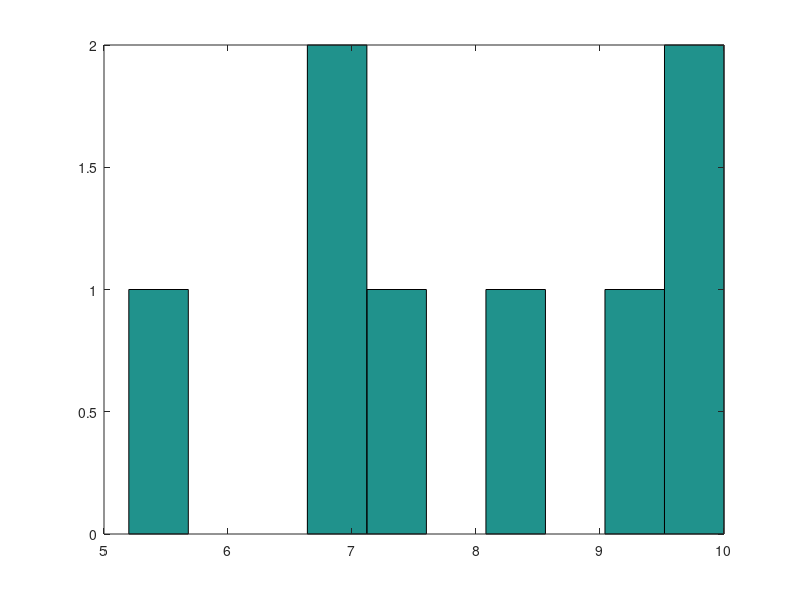

Write the MATLAB code that produced this figure.
% Week 1 Exercise 1 for Phy 177
% Author: Francisco Gonzalez 
% SID: 861077407


% Inputting data given
Homework = [10, 10, 8, 9.5, 3, 9, 0, 6];
Midterm = [10, 10, 10, 10, 8, 5, 10, 7];
FinalProject = [9, 10, 10, 6, 10, 6, 8, 9];

% Set up matrix to put the results in
Grades = zeros(size(Homework));

% Fill up the Grades matrix using the formula G = 0.4*HW + 0.2*Midterm +
% 0.2*Project
for i = 1:length(Grades)
    Grades(i) = Homework(i)*0.4 + Midterm(i)*0.2 + FinalProject(i)*0.4;
end

% Open File called 'ex2.txt' and make it writable
fileID = fopen('ex2.txt','w');

% Print out the grades with two decimals
fprintf(fileID, '%6.2f \n',Grades);

fclose(fileID); % Close file

% Set up the variables for number of failed and outstanding students
nFailedStudents = 0;
nOutstandingStudents = 0;

% Count the number of failed and outstanding students
for i = 1:length(Grades)
    if Grades(i) < 6
        nFailedStudents = nFailedStudents + 1;
    end
    
    if Grades(i) > 9.5
        nOutstandingStudents = nOutstandingStudents + 1;
    end
end

% Print to screan the number of failed and outstanding students
fprintf('Fraction of outstanding students is: %d/%d\n',nOutstandingStudents,length(Grades));
fprintf('Number of failed students is: %d\n', nFailedStudents);

f = figure(1);
hist(Grades)
saveas(f,'HistogramEx2','jpg')
title 'Grades'
xlabel 'Score'
ylabel 'Number of students'






